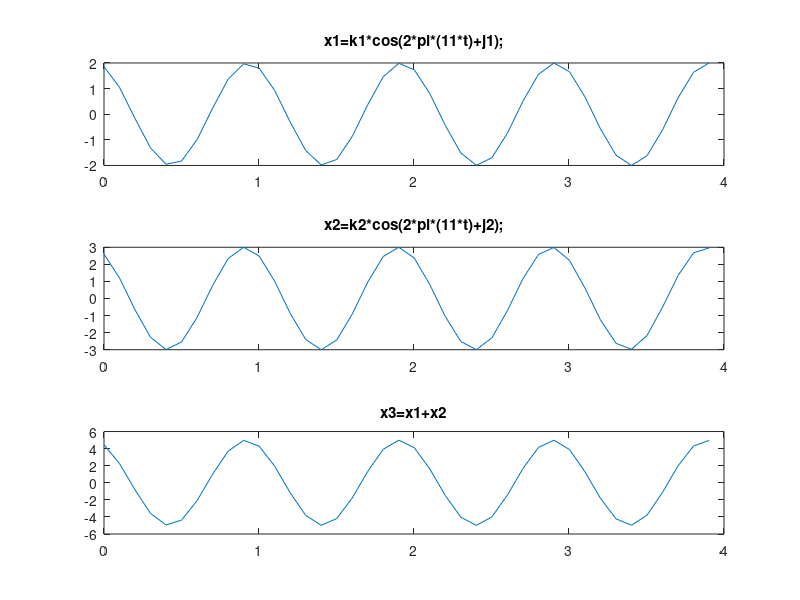

Write the MATLAB code that produced this figure.
k1=2;
k2=3;
j1=(11*pi)/90;
j2=pi/6;
t=0:0.1001:4;
x1=k1*cos(2*pi*(11*t)+j1);
x2=k2*cos(2*pi*(11*t)+j2);
%plot(t,x1)
%xlabel2('Time');
%ylabel('Amplitute');
title('x1=k1*cos(2*pi*(11*t)+j1);')
plot(t,x2)
title('x2=k2*cos(2*pi*(11*t)+j2);')
x3=x1+x2;
%plot(t,x3)
%title('x3=x1+x2')
subplot(3,1,1)
plot(t,x1)
title('x1=k1*cos(2*pi*(11*t)+j1);')
%xlabel1=('Time');
%ylabel1=('Amplitute');

subplot(3,1,2)
plot(t,x2)
xlabel2=('Time');
ylabel2=('Amplitute');
title('x2=k2*cos(2*pi*(11*t)+j2);')
subplot(3,1,3)
plot(t,x3)
xlabel3=('Time');
ylabel3=('Amplitute');
title('x3=x1+x2')




